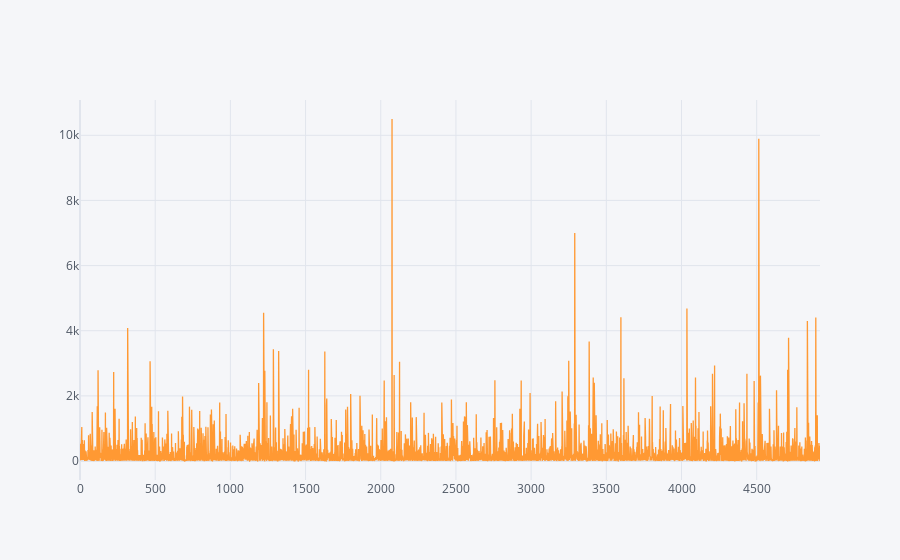

This figure's notebook cell:
### Markdown cell above
Line plot:

### Code cell
sales = orders_data["Mean prod value"]
sales.iplot()

### Figure 1 — Plotly figure (JSON) as saved in the notebook; plotly's stock layout.template omitted (floating-point values rounded to 4 significant figures; data arrays with more than 128 entries replaced by an {"elided": "..."} marker saying what was removed)
{"data": [{"line": {"color": "rgba(255, 153, 51, 1.0)", "dash": "solid", "shape": "linear", "width": 1.3}, "mode": "lines", "name": "Mean prod value", "text": "", "type": "scatter", "x": {"elided": "4922 int values"}, "y": {"elided": "4922 float values"}}], "layout": {"legend": {"bgcolor": "#F5F6F9", "font": {"color": "#4D5663"}}, "paper_bgcolor": "#F5F6F9", "plot_bgcolor": "#F5F6F9", "title": {"font": {"color": "#4D5663"}}, "xaxis": {"gridcolor": "#E1E5ED", "showgrid": true, "tickfont": {"color": "#4D5663"}, "title": {"font": {"color": "#4D5663"}, "text": ""}, "zerolinecolor": "#E1E5ED"}, "yaxis": {"gridcolor": "#E1E5ED", "showgrid": true, "tickfont": {"color": "#4D5663"}, "title": {"font": {"color": "#4D5663"}, "text": ""}, "zerolinecolor": "#E1E5ED"}}}
